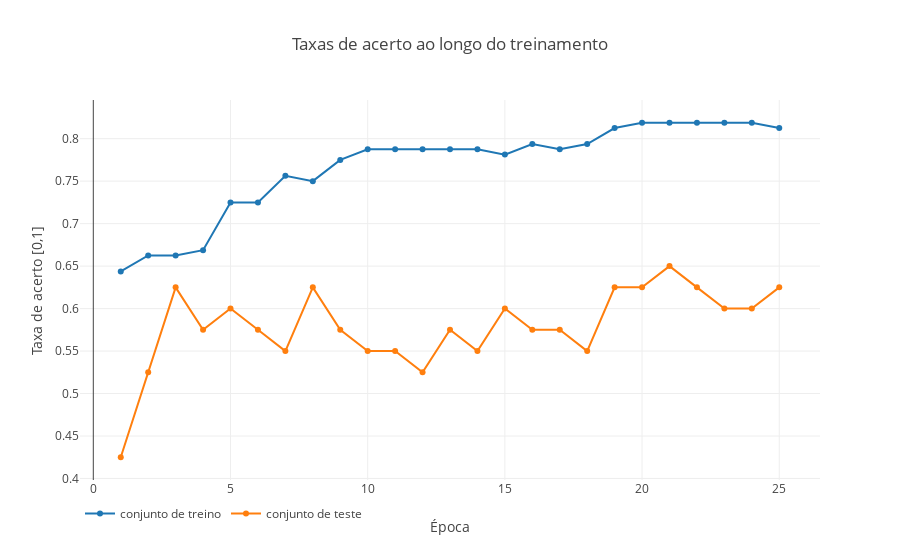

Notebook source saved alongside this figure:
### Markdown cell above
Como exemplo da classe em funcionamento as Figuras \ref{fig:mlp1tx}, \ref{fig:mlp1cm_tr} e \ref{fig:mlp1cm_ts} foram geradas utilizando o código abaixo. Obs: o número de neurônios ocultos foi escolhido arbitrariamente.

### Code cell
%%time
# Separação aleatória do dataset em 80% de treino e 20% de teste
X_tr, X_ts, Y_tr, Y_ts = train_test_split(X_v4.values, Y.values, test_size=0.2)

# Construção e treino do modelo
mlp = PerceptronMulticamada(7000, 5, 1)
mlp.initParam()
mlp.treinar(X_tr, Y_tr, X_ts, Y_ts, eta=.05, nEpocas=25)
mlp.plotTrainHist()

### Figure 1 — Plotly figure (JSON) as saved in the notebook; plotly's stock layout.template omitted (floating-point values rounded to 4 significant figures)
{"data": [{"mode": "lines+markers", "name": "conjunto de treino", "type": "scatter", "uid": "4f9c8762-a1e4-11e8-84a2-d05349f0ce53", "x": [1, 2, 3, 4, 5, 6, 7, 8, 9, 10, 11, 12, 13, 14, 15, 16, 17, 18, 19, 20, 21, 22, 23, 24, 25], "y": [0.6438, 0.6625, 0.6625, 0.6687, 0.725, 0.725, 0.7562, 0.75, 0.775, 0.7875, 0.7875, 0.7875, 0.7875, 0.7875, 0.7812, 0.7937, 0.7875, 0.7937, 0.8125, 0.8187, 0.8187, 0.8187, 0.8187, 0.8187, 0.8125]}, {"mode": "lines+markers", "name": "conjunto de teste", "type": "scatter", "uid": "4f9c8763-a1e4-11e8-84a2-d05349f0ce53", "x": [1, 2, 3, 4, 5, 6, 7, 8, 9, 10, 11, 12, 13, 14, 15, 16, 17, 18, 19, 20, 21, 22, 23, 24, 25], "y": [0.425, 0.525, 0.625, 0.575, 0.6, 0.575, 0.55, 0.625, 0.575, 0.55, 0.55, 0.525, 0.575, 0.55, 0.6, 0.575, 0.575, 0.55, 0.625, 0.625, 0.65, 0.625, 0.6, 0.6, 0.625]}], "layout": {"legend": {"orientation": "h", "y": -0.05}, "title": "Taxas de acerto ao longo do treinamento", "xaxis": {"title": "Época"}, "yaxis": {"title": "Taxa de acerto [0,1]"}}}
